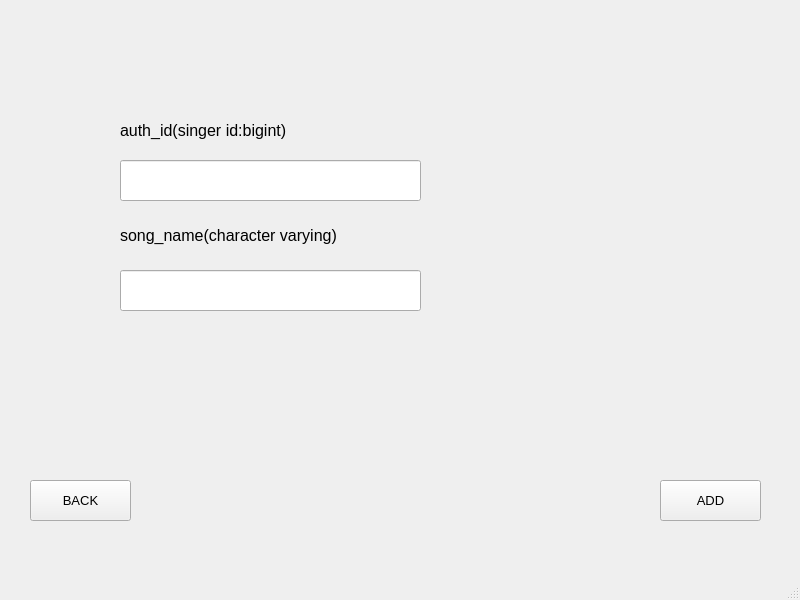
<?xml version="1.0" encoding="UTF-8"?>
<ui version="4.0">
 <class>MainWindow</class>
 <widget class="QMainWindow" name="MainWindow">
  <property name="geometry">
   <rect>
    <x>0</x>
    <y>0</y>
    <width>800</width>
    <height>600</height>
   </rect>
  </property>
  <property name="windowTitle">
   <string>MainWindow</string>
  </property>
  <widget class="QWidget" name="centralwidget">
   <widget class="QLineEdit" name="nameLine">
    <property name="geometry">
     <rect>
      <x>120</x>
      <y>270</y>
      <width>301</width>
      <height>41</height>
     </rect>
    </property>
    <property name="font">
     <font>
      <pointsize>10</pointsize>
     </font>
    </property>
   </widget>
   <widget class="QLineEdit" name="idLine">
    <property name="geometry">
     <rect>
      <x>120</x>
      <y>160</y>
      <width>301</width>
      <height>41</height>
     </rect>
    </property>
    <property name="font">
     <font>
      <pointsize>10</pointsize>
     </font>
    </property>
   </widget>
   <widget class="QLabel" name="label">
    <property name="geometry">
     <rect>
      <x>120</x>
      <y>220</y>
      <width>281</width>
      <height>31</height>
     </rect>
    </property>
    <property name="font">
     <font>
      <pointsize>12</pointsize>
     </font>
    </property>
    <property name="text">
     <string>song_name(character varying)</string>
    </property>
   </widget>
   <widget class="QLabel" name="label_2">
    <property name="geometry">
     <rect>
      <x>120</x>
      <y>110</y>
      <width>231</width>
      <height>41</height>
     </rect>
    </property>
    <property name="font">
     <font>
      <pointsize>12</pointsize>
     </font>
    </property>
    <property name="text">
     <string>auth_id(singer id:bigint)</string>
    </property>
   </widget>
   <widget class="QPushButton" name="backButton">
    <property name="geometry">
     <rect>
      <x>30</x>
      <y>480</y>
      <width>101</width>
      <height>41</height>
     </rect>
    </property>
    <property name="font">
     <font>
      <pointsize>10</pointsize>
     </font>
    </property>
    <property name="text">
     <string>BACK</string>
    </property>
   </widget>
   <widget class="QPushButton" name="addButton">
    <property name="geometry">
     <rect>
      <x>660</x>
      <y>480</y>
      <width>101</width>
      <height>41</height>
     </rect>
    </property>
    <property name="font">
     <font>
      <pointsize>10</pointsize>
     </font>
    </property>
    <property name="text">
     <string>ADD</string>
    </property>
   </widget>
   <widget class="QLabel" name="errorLabel">
    <property name="geometry">
     <rect>
      <x>120</x>
      <y>370</y>
      <width>511</width>
      <height>81</height>
     </rect>
    </property>
    <property name="font">
     <font>
      <pointsize>10</pointsize>
     </font>
    </property>
    <property name="text">
     <string/>
    </property>
   </widget>
  </widget>
  <widget class="QMenuBar" name="menubar">
   <property name="geometry">
    <rect>
     <x>0</x>
     <y>0</y>
     <width>800</width>
     <height>26</height>
    </rect>
   </property>
  </widget>
  <widget class="QStatusBar" name="statusbar"/>
 </widget>
 <resources/>
 <connections/>
</ui>
